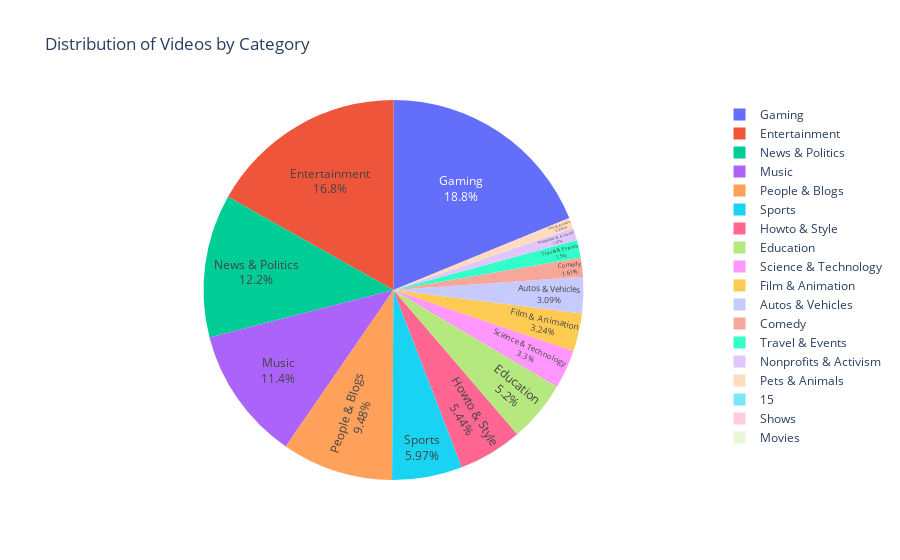

Notebook cell for this chart:
### Code cell
filtered_vids = df_helper

category_counts = filtered_vids['categories'].value_counts().reset_index()
category_counts.columns = ['Category', 'Count']

fig = px.pie(category_counts, values='Count', names='Category', title='Distribution of Videos by Category')
fig.update_traces(textposition='inside', textinfo='percent+label')

html_file = "category_counts_pie_chart.html"
fig.write_html(html_file)
pio.show(fig)

print(f"The pie chart has been saved as {html_file}")

### Figure 1 — Plotly figure (JSON) as saved in the notebook; plotly's stock layout.template omitted (floating-point values rounded to 4 significant figures)
{"data": [{"domain": {"x": [0, 1], "y": [0, 1]}, "hovertemplate": "Category=%{label}<br>Count=%{value}<extra></extra>", "labels": ["Gaming", "Entertainment", "News & Politics", "Music", "People & Blogs", "Sports", "Howto & Style", "Education", "Science & Technology", "Film & Animation", "Autos & Vehicles", "Comedy", "Travel & Events", "Nonprofits & Activism", "Pets & Animals", "", "Shows", "Movies"], "legendgroup": "", "name": "", "showlegend": true, "textinfo": "percent+label", "textposition": "inside", "type": "pie", "values": [13720303, 12276397, 8881022, 8305003, 6910666, 4354412, 3968127, 3795564, 2403004, 2359736, 2256967, 1172503, 1096565, 777449, 645508, 1522, 41, 5]}], "layout": {"legend": {"tracegroupgap": 0}, "title": {"text": "Distribution of Videos by Category"}}}
